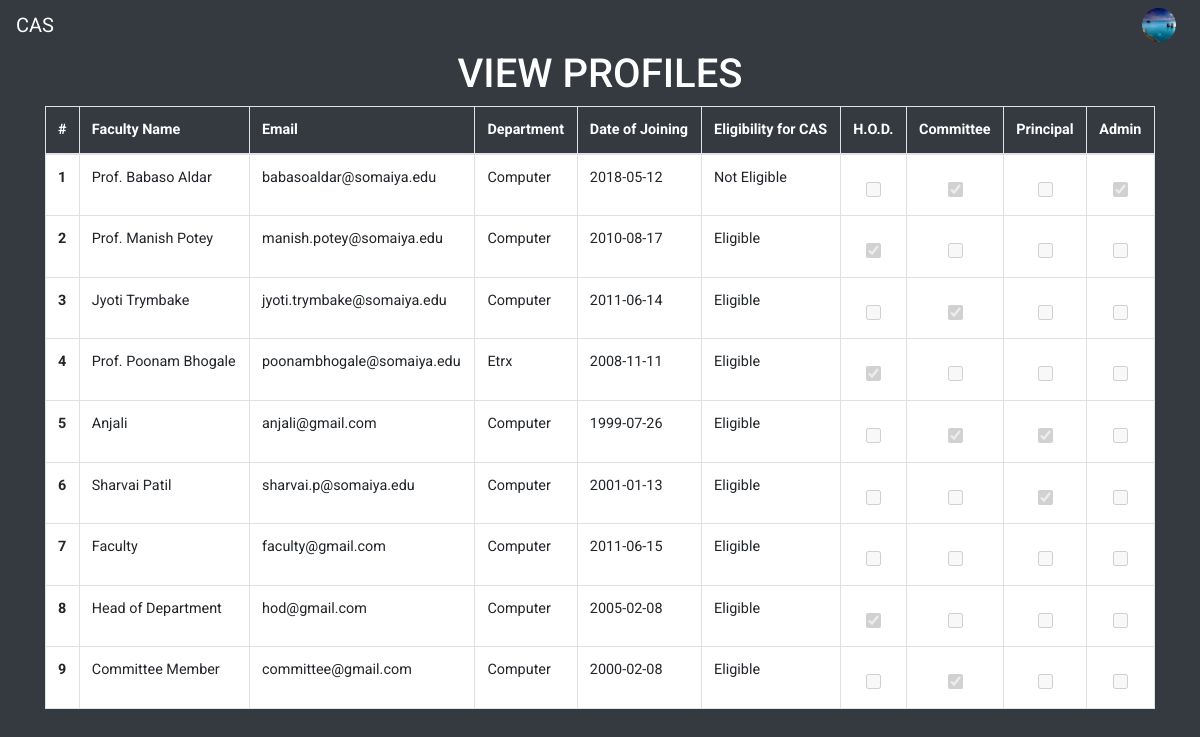
/viewprofiles.php (signed in), run on an earlier commit of the app's database.
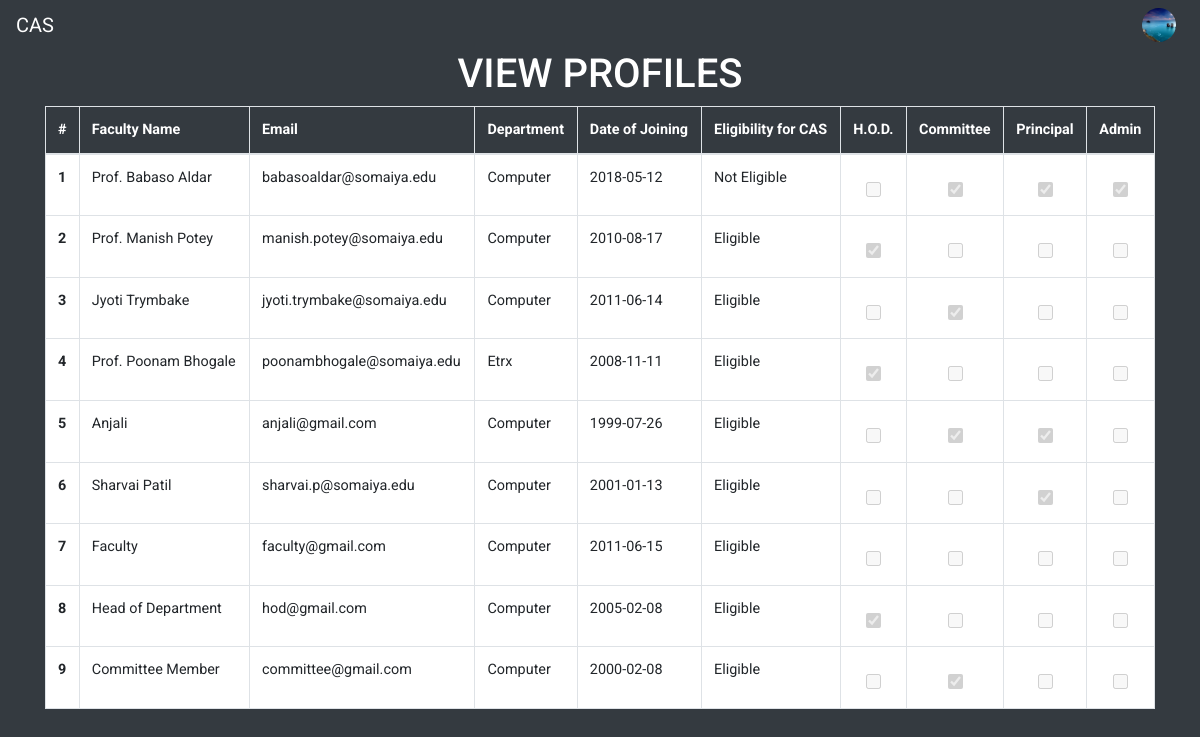
And on a later commit of the database.
### tables this page shows
CREATE TABLE `faculty_table` (
  `id` int(11) NOT NULL,
  `faculty_name` varchar(100) NOT NULL,
  `email` varchar(50) NOT NULL,
  `password` varchar(256) NOT NULL,
  `date_of_joining` date NOT NULL,
  `department` varchar(50) NOT NULL,
  `profilePicLocation` varchar(100) NOT NULL DEFAULT 'defaults/default_userprofile_pic.png',
  `hod` int(11) NOT NULL,
  `committee` int(11) NOT NULL,
  `principal` int(11) NOT NULL,
  `admin` int(11) NOT NULL
);

### viewprofiles.php (the view, shortened to what the changed rows need)
<?php
if(!isset($_SESSION['id']))
{
	header("LOCATION: index.php");
}
else
{
include 'dbh.php';
$userId=mysqli_real_escape_string($conn,$_SESSION['id']);
$sqlx="SELECT profilePicLocation FROM faculty_table WHERE id='$userId'";
$resultx=mysqli_query($conn,$sqlx);
$rowx=mysqli_fetch_assoc($resultx);
$profilePicLocation=$rowx['profilePicLocation'];
include 'top.php';
?>
   	<div class="container">
		<div class="row justify-content-center">
			<div class="col-md-12">
				<h1 class="text-center" style="color:white">VIEW PROFILES</h1>
				<div class="admin-table">
				<table class="table table-bordered" style="background-color: white">
				  	<thead style="color: white">
					    <tr>
					      	<th scope="col" style="background-color: #343a40">#</th>
					      	<th scope="col" style="background-color: #343a40">Faculty Name</th>
					      	<th scope="col" style="background-color: #343a40">Email</th>
					      	<th scope="col" style="background-color: #343a40">Department</th>
					      	<th scope="col" style="background-color: #343a40">Date of Joining</th>
					      	<th scope="col" style="background-color: #343a40">Eligibility for CAS</th>
					      	<th scope="col" style="background-color: #343a40">H.O.D.</th>
					      	<th scope="col" style="background-color: #343a40">Committee</th>
					      	<th scope="col" style="background-color: #343a40">Principal</th>
					      	<th scope="col" style="background-color: #343a40">Admin</th>
					    </tr>
				  	</thead>
				  	<tbody>
				  		<?php
				  		$sqlc="SELECT hod,committee,department FROM faculty_table WHERE id='$userId'";
				  		$resultc=mysqli_query($conn,$sqlc);
				  		$rowc=mysqli_fetch_assoc($resultc);
				  		if($rowc['committee']==1)
				  		{
				  			$check="committee";
				  		}
				  		if($check=="hod")
				  		{
				  			$departmentc=mysqli_real_escape_string($conn,$rowc['department']);
				  			$sql="SELECT id, faculty_name, email, date_of_joining, department, hod, committee, principal, admin FROM faculty_table WHERE department='$departmentc' AND hod=0";
				  			$result=mysqli_query($conn,$sql);
				  		}
				  		else
				  		{
				  			$sql="SELECT id, faculty_name, email, date_of_joining, department, hod, committee, principal, admin FROM faculty_table";
				  			$result=mysqli_query($conn,$sql);
				  		}
				  		$count=1;
				  		while($row=mysqli_fetch_assoc($result))
				  		{
				  			$id=$row['id'];
				  			$faculty_name=$row['faculty_name'];
				  			$email=$row['email'];
				  			$date_of_joining=$row['date_of_joining'];
				  			$department=$row['department'];
				  			$hod=$row['hod'];
				  			$committee=$row['committee'];
				  			$principal=$row['principal'];
				  			$admin=$row['admin'];
					  		?>
						    <tr>
						      	<th scope="row"><?php echo $count; ?></th>
						      	<td><?php echo $faculty_name; ?></td>
						      	<td><?php echo $email; ?></td>
						      	<td><?php echo $department; ?></td>
						      	<td><?php echo $date_of_joining; ?></td>
						    <?php
							$now = time();
							$your_date = strtotime($date_of_joining);
							$datediff = $now - $your_date;
							$years = floor($datediff / (365*60*60*24));
						    if($years>=5)
						    {
						    	?>
						    	<td>Eligible</td>
						    	<?php
						    }
						    else
						    {
						    	?>
						    	<td>Not Eligible</td>
						    	<?php
						    }
						    ?>
						      	<form class="update-rights-form" id="update-rights-form-<?php echo $id; ?>" action="" method="POST">
						      		<td class="table-center">
						      			<?php
						      			if($hod==1)
						      			{
						      				?>
						      				<input type="checkbox" class="admin-table-checkbox" name="hod" id="hod<?php echo $id; ?>" value="hod" checked disabled>
						      				<?php
						      			}
						      			else
						      			{
						      				?>
						      				<input type="checkbox" class="admin-table-checkbox" name="hod" id="hod<?php echo $id; ?>" value="hod" disabled>
						      				<?php
						      			}
						      			?>
		  							</td>
		  							<td class="table-center">
		  								<?php
		  								if($committee==1)
		  								{
		  									?>
		  									<input type="checkbox" class="admin-table-checkbox" name="committee" id="committee<?php echo $id; ?>" value="committee" checked disabled>
		  									<?php
		  								}
		  								else
		  								{
		  									?>
		  									<input type="checkbox" class="admin-table-checkbox" name="committee" id="committee<?php echo $id; ?>" value="committee" disabled>
		  									<?php
		  								}
		  								?>
		  							</td>
		  							<td class="table-center">
		  								<?php
		  								if($principal==1)
		  								{
		  									?>
		  									<input type="checkbox" class="admin-table-checkbox" name="principal" id="principal<?php echo $id; ?>" value="principal" checked disabled>
		  									<?php
		  								}
		  								else
		  								{
		  									?>
		  									<input type="checkbox" class="admin-table-checkbox" name="principal"id="principal<?php echo $id; ?>"  value="principal" disabled>
		  									<?php
		  								}
		  								?>
		  							</td>
		  							<td class="table-center">
		  								<?php
		  								if($admin==1)
		  								{
		  									?>
		  									<input type="checkbox" class="admin-table-checkbox" name="admin" id="admin<?php echo $id; ?>" value="admin" checked disabled>
		  									<?php
		  								}
		  								else
		  								{
		  									?>
		  									<input type="checkbox" class="admin-table-checkbox" name="admin" id="admin<?php echo $id; ?>" value="admin" disabled>
		  									<?php
		  								}
		  								?>
		  							</td>
						      	</form>
						    </tr>
						    <?php
						    $count+=1;
						}
					    ?>
				  </tbody>
				</table>
				</div>
			</div>
		</div>
	</div>
</body>
</html>
<?php
}
?>

### top.php (shortened to what the changed rows need)
<!DOCTYPE html>
<html>
<head>
	<link rel="stylesheet" href="https://maxcdn.bootstrapcdn.com/bootstrap/4.1.3/css/bootstrap.min.css">
	<link href="https://stackpath.bootstrapcdn.com/font-awesome/4.7.0/css/font-awesome.min.css" rel="stylesheet">
	<link href="//netdna.bootstrapcdn.com/font-awesome/4.1.0/css/font-awesome.min.css" rel="stylesheet">
	<link rel="stylesheet" type="text/css" href="Frontend/global.css">
	<link rel="stylesheet" href="https://cdnjs.cloudflare.com/ajax/libs/animate.css/3.7.0/animate.min.css">
	<link rel="stylesheet" href="https://use.fontawesome.com/releases/v5.6.3/css/all.css">
</head>
<body>
		<nav class="navbar navbar-expand-lg sticky-top navbar-dark bg-dark"  style="height: 50px">
	  	<div class="collapse navbar-collapse" id="navbarSupportedContent">
		    <ul class="navbar-nav ml-auto">
		      	<?php
		      	if(!isset($_SESSION['id']))
		      	{
			      	?>
			      	<li class="nav-item">
			        	<a class="nav-link" href="index.php">Sign Up | Sign In</a>
			      	</li>
			      	<?php
			    }
			    else
			    {
			    	?>
			      	<li class="nav-item dropdown">
				        <img class="nav-link dropdown-toggle" src="<?php echo $profilePicLocation; ?>" width="50px" height="50px" style="overflow: hidden;border-radius: 50%;display:block;margin:0 auto;object-fit: cover;cursor: pointer" id="navbarDropdown" role="button" data-toggle="dropdown" aria-haspopup="true" aria-expanded="false">
			      	</li>
			      	<?php
		      	}
		      	?>
		    </ul>
	  	</div>
	</nav>

What changed in the data, as far as the page shows it:
changed faculty_table "Prof. Babaso Aldar": principal "☐" → "☑"
